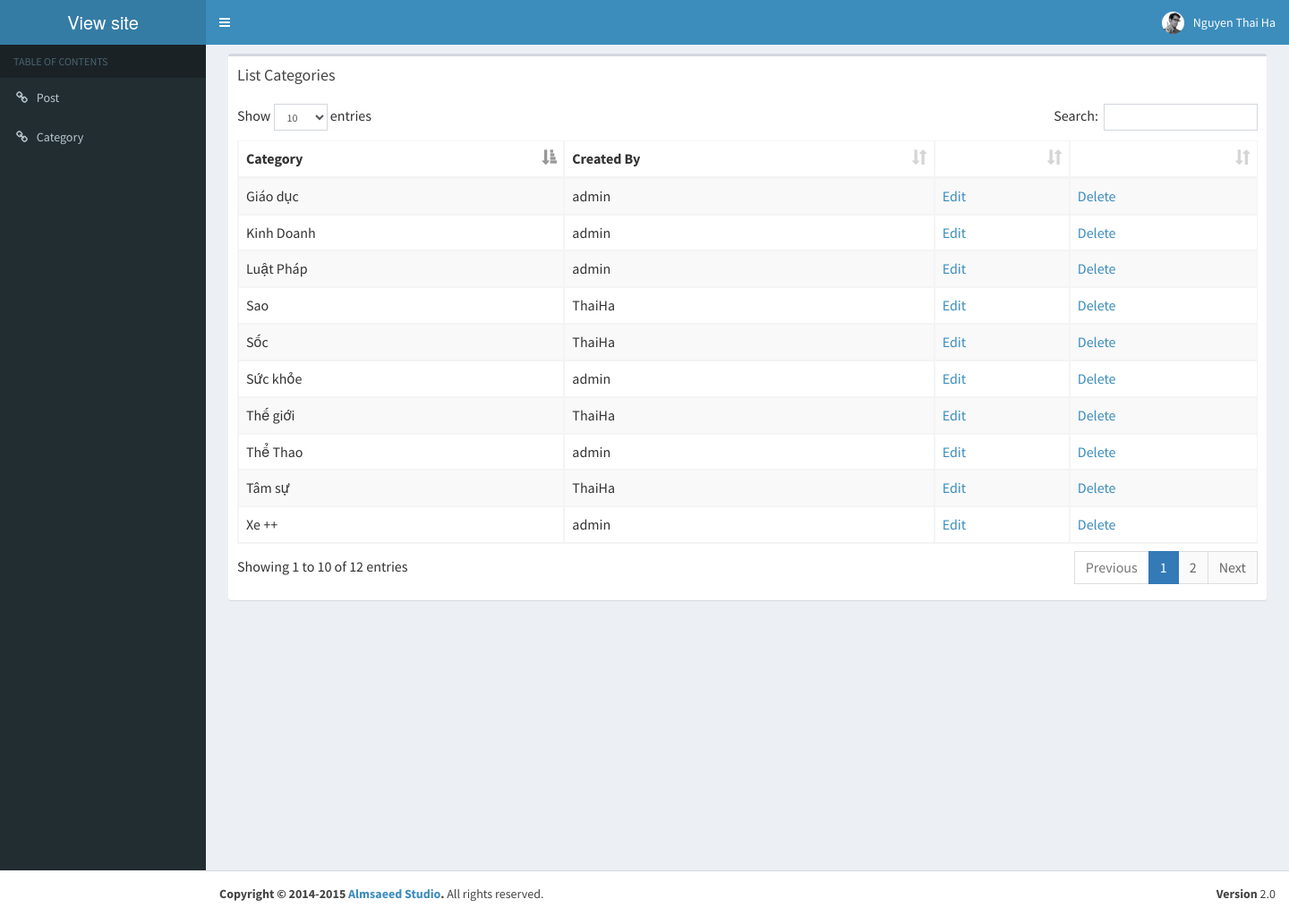
The page /listcategory (signed in) on the database its author committed.
### tables this page shows
CREATE TABLE IF NOT EXISTS `categories` (
  `ID` int(5) NOT NULL AUTO_INCREMENT,
  `cat_title` varchar(200) NOT NULL,
  `parent_id` int(5) NOT NULL,
  `user_id` int(5) NOT NULL,
  PRIMARY KEY (`ID`)
);

CREATE TABLE IF NOT EXISTS `users` (
  `ID` int(5) NOT NULL AUTO_INCREMENT,
  `username` varchar(100) NOT NULL,
  `password` varchar(100) NOT NULL,
  `fullname` varchar(100) NOT NULL,
  `email` varchar(100) NOT NULL,
  `avatar` varchar(100) NOT NULL,
  `role` varchar(20) NOT NULL,
  `date` datetime NOT NULL,
  `status` tinyint(1) NOT NULL,
  PRIMARY KEY (`ID`)
);

### index.php (called while the page is built, shortened)
<?php
	require_once(LIB_PATH."Model.php");
	$bootstrap = new Bootstrap;
?>

### libs/Model.php (called while the page is built, shortened)
<?php
	class Model{
		public function __construct(){
			$this->connect = new mysqli(DB_HOST, DB_USER, DB_PASS, DB_NAME);
			if($this->connect->errno !==0) {
		        die("Could not connect to Database");
		    } else {
		        $this->connect->set_charset('utf8');
		    }
		}
		public function db_select($sql) {
			$result = $this->connect->query($sql);
			$list = array();
			if($result->num_rows > 0) {
				while ($row = $result->fetch_assoc()) {
					$list[] = $row;
				}
			}
			return $list;
		}
}
?>

### models/category_Model.php (called while the page is built, shortened)
<?php
	class category_Model extends Model{
		public function showCat(){
			$sql = "SELECT c.ID, c.cat_title, u.username FROM categories as c INNER JOIN users as u ON c.user_ID = u.ID ORDER BY c.ID DESC";
			return $this->db_select($sql);
		}
	}
?>

### views/category/listcategoryadmin.php (the view, shortened to what this page needs)
<div class="content-wrapper">
  <section class="content">
    <div class="row">
      <div class="col-xs-12">
        <div class="box">
          <div class="box-header">
            <h3 class="box-title">List Categories</h3>
          </div>
          <div class="box-body">
            <table id="example1" class="table table-bordered table-striped">
              <thead>
                <tr>
                  <th> Category </th>
                  <th> Created By</th>
                  <th> </th>
                  <th> </th>
                </tr>
              </thead>
              <tbody>
                <?php foreach($this->cat as $cat) { ?>
                  <tr>
                    <td> <?php echo $cat['cat_title'] ?> </td>
                    <td> <?php echo $cat['username'] ?> </td>
                    <td> <a href="<?php echo SITE_PATH . 'category/editCategory/' . $cat['ID'] ?>"> Edit </a> </td>
                    <td> <a id="<?php echo $cat['ID'] ?>" onclick="return confirm('Are you sure?')" id="<?php echo $cat['ID'] ?>" class='remove' href=''> Delete </a> </td>
                  </tr>
                <?php } ?>
              </tbody>
            </table>
          </div>
        </div>
      </div>
    </div>
  </section>
</div>

### rows shown on the page
categories: cat_title "Sốc", user.username "ThaiHa"
categories: cat_title "Tâm sự", user.username "ThaiHa"
categories: cat_title "Sao", user.username "ThaiHa"
categories: cat_title "Thế giới", user.username "ThaiHa"
categories: cat_title "Sức khỏe", user.username "admin"
categories: cat_title "Kinh Doanh", user.username "admin"
categories: cat_title "Giáo dục", user.username "admin"
categories: cat_title "Luật Pháp", user.username "admin"
categories: cat_title "Xe ++", user.username "admin"
categories: cat_title "Thể Thao", user.username "admin"

### other values the page prints
Session::get('fullname') "Nguyen Thai Ha"
